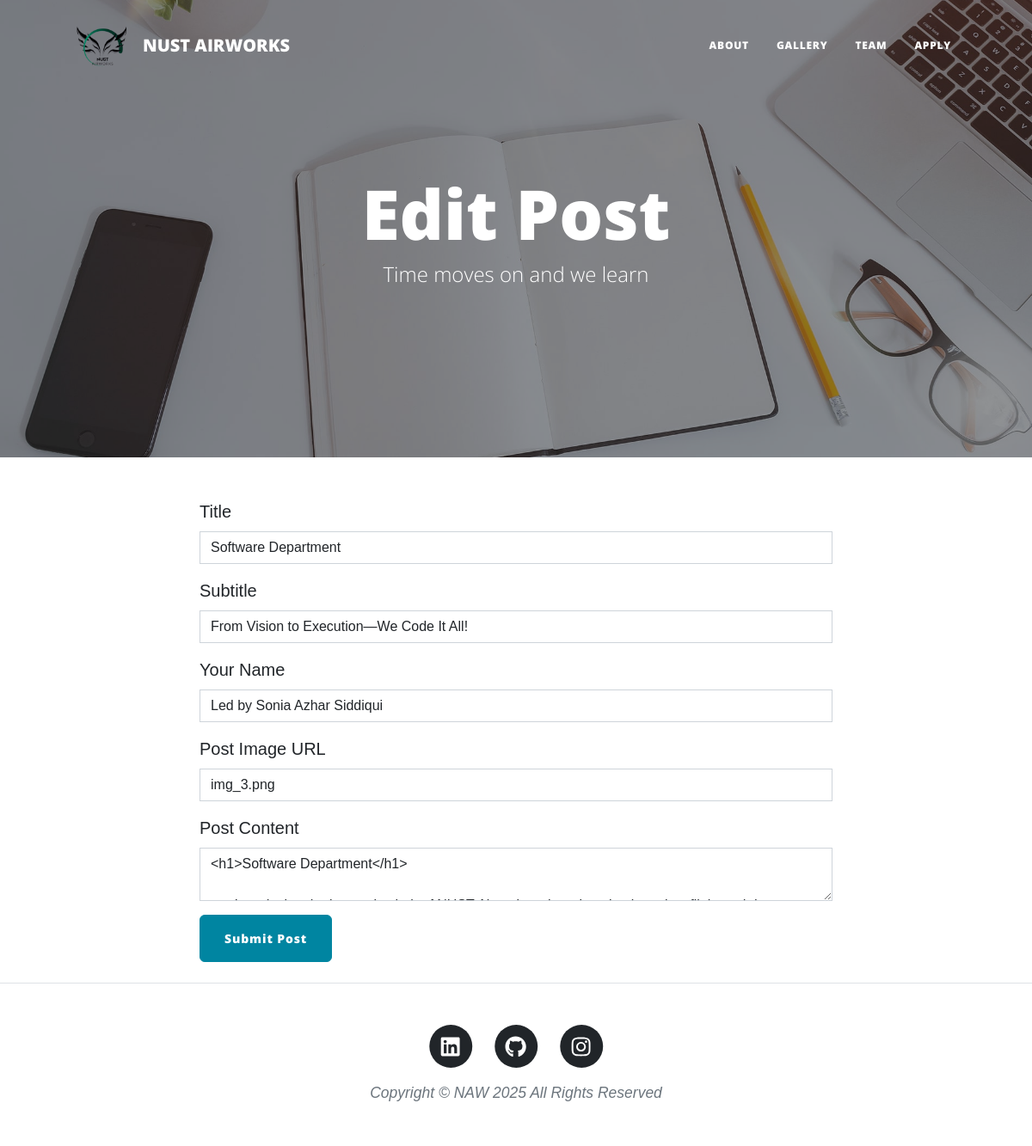
Before: /edit-post/5 (signed in) with the older database file.
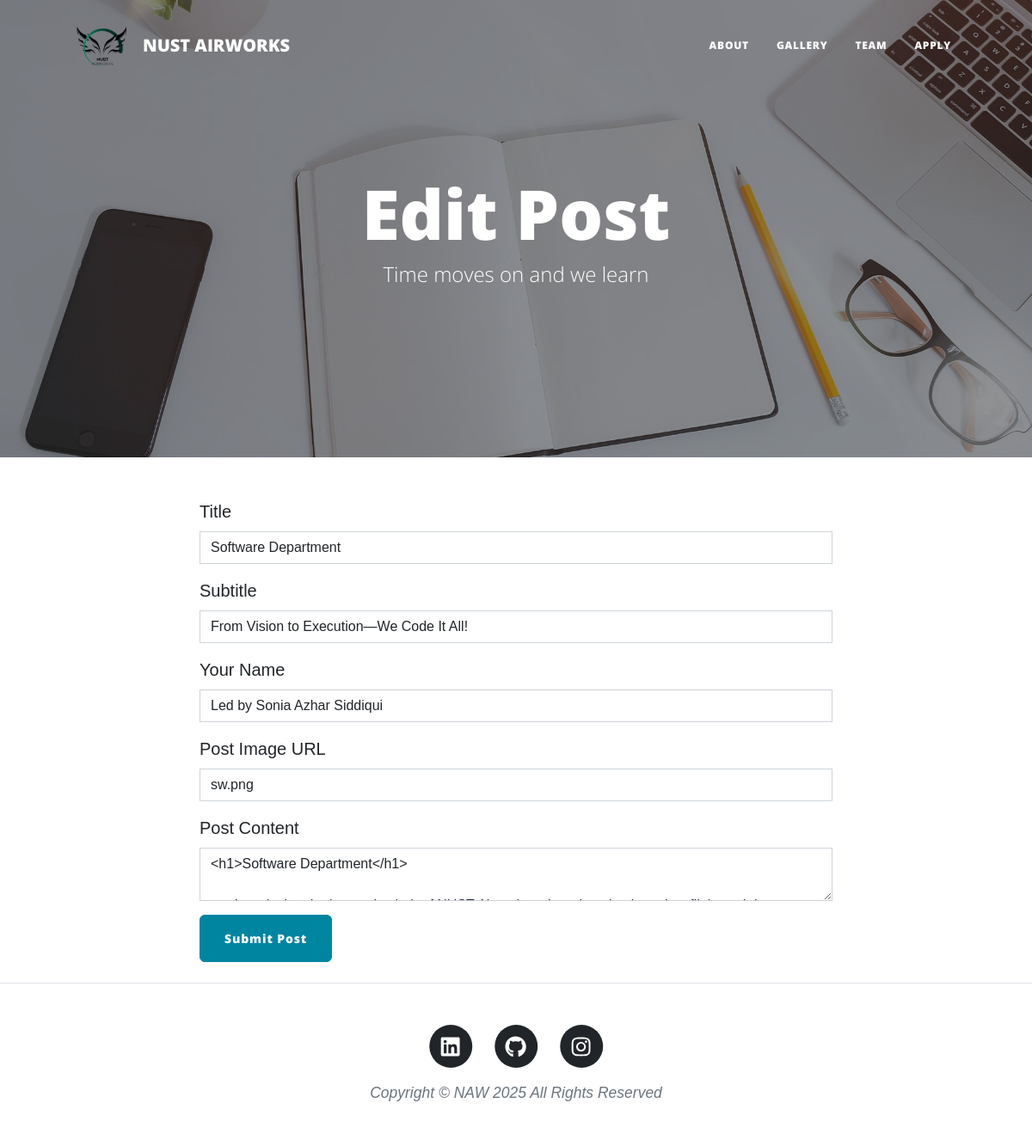
After: the same page with the newer database file.
### main.py (models this page shows)
class BlogPost(db.Model):
    id: Mapped[int] = mapped_column(Integer, primary_key=True)
    title: Mapped[str] = mapped_column(String(250), unique=True, nullable=False)
    subtitle: Mapped[str] = mapped_column(String(250), nullable=False)
    date: Mapped[str] = mapped_column(String(250), nullable=False)
    body: Mapped[str] = mapped_column(Text, nullable=False)
    author: Mapped[str] = mapped_column(String(250), nullable=False)
    img_url: Mapped[str] = mapped_column(String(250), nullable=False)

### main.py (the view, shortened to what this page needs)
@app.route("/edit-post/<int:post_id>", methods=["GET", "POST"])
@admin_only
def edit_post(post_id):
    post = db.get_or_404(BlogPost, post_id)
    edit_form = CreatePostForm(
        title=post.title,
        subtitle=post.subtitle,
        img_url=post.img_url,
        author=post.author,
        body=post.body
    )
    return render_template("make-post.html", form=edit_form, is_edit=True)

### main.py
class CreatePostForm(FlaskForm):
    title = StringField(" Title", validators=[DataRequired()])
    subtitle = StringField("Subtitle", validators=[DataRequired()])
    author = StringField("Your Name", validators=[DataRequired()])
    img_url = StringField("Post Image URL")
    body = CKEditorField("Post Content", validators=[DataRequired()])
    submit = SubmitField("Submit Post")

### main.py (called while the page is built)
def admin_only(func):
    @wraps(func)
    def wrapper(*args, **kwargs):
        if not session.get("admin"):
            return abort(403)  # Forbidden
        return func(*args, **kwargs)
    return wrapper

### templates/make-post.html
{% from "bootstrap5/form.html" import render_form %} {% block content %} {%
include "header.html" %}
<header
  class="masthead"
  style="background-image: url('../static/assets/img/edit-bg.jpg')"
>
  <div class="container position-relative px-4 px-lg-5">
    <div class="row gx-4 gx-lg-5 justify-content-center">
      <div class="col-md-10 col-lg-8 col-xl-7">
        <div class="page-heading">
          {% if is_edit: %}
          <h1>Edit Post</h1>
          {% else: %}
          <h1>New Post</h1>
          {% endif %}
          <span class="subheading"
            >Time moves on and we learn</span
          >
        </div>
      </div>
    </div>
  </div>
</header>
<main class="mb-4">
  <div class="container">
    <div class="row">
      <div class="col-lg-8 col-md-10 mx-auto">
        {{ ckeditor.load() }} {{ ckeditor.config(name='body') }} {{
        render_form(form, novalidate=True, button_map={"submit": "primary"}) }}
      </div>
    </div>
  </div>
</main>
{% include "footer.html" %} {% endblock %}

Changed rows visible on the page:
changed BlogPost "Software Department": img_url "img_3.png" → "sw.png"
